Frame 1 (no input): blank canvas, image omitted
Frame 60 (the mouse pressed at the canvas centre just before this capture): blank canvas, image omitted
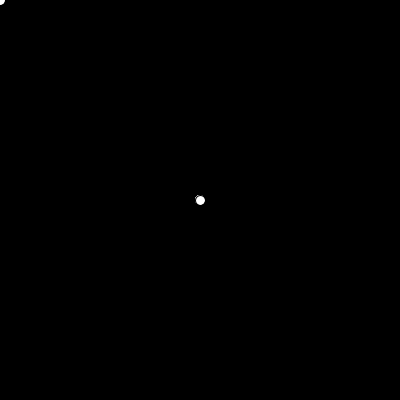
Frame 120 (the mouse held since frame 60 and released just before this capture)

The Processing sketch whose frames 1 and 60 were blank and that drew this single picture after the mouse press (run headless with seeded random() and noise(); from frame 60 on, the mouse is pressed at the canvas centre):

// Processing sketch: question
// ── question.pde
void setup() {
  size(400, 400);
  background(0, 0, 0);
}

void draw() {
  //float r = map(mouseX, 0, width, 0, 255);
  //float g = map(mouseY, 0, width, 0, 255);
  
  //fill(r, g, 0);
  
  if(mousePressed && (mouseButton == LEFT)) {
     fill(255, 0, 0);
  } else if (mousePressed  && (mouseButton == RIGHT)) {
    fill(0, 255, 0);
  }
  
  circle(mouseX, mouseY, 10);
}
